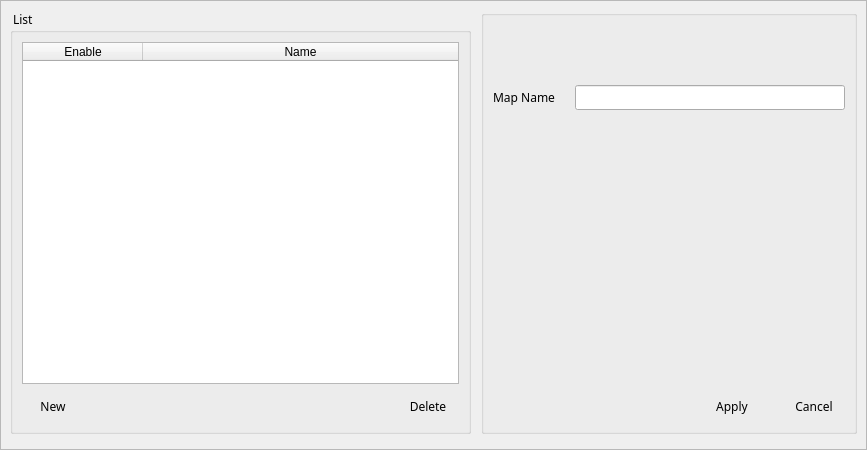
<?xml version="1.0" encoding="UTF-8"?>
<ui version="4.0">
 <class>VidEmapConf</class>
 <widget class="QWidget" name="VidEmapConf">
  <property name="geometry">
   <rect>
    <x>0</x>
    <y>0</y>
    <width>867</width>
    <height>450</height>
   </rect>
  </property>
  <property name="minimumSize">
   <size>
    <width>0</width>
    <height>0</height>
   </size>
  </property>
  <property name="maximumSize">
   <size>
    <width>16777215</width>
    <height>16777215</height>
   </size>
  </property>
  <property name="font">
   <font>
    <family>나눔스퀘어_ac</family>
   </font>
  </property>
  <property name="windowTitle">
   <string>Form</string>
  </property>
  <property name="styleSheet">
   <string notr="true"/>
  </property>
  <layout class="QVBoxLayout" name="verticalLayout_3">
   <property name="spacing">
    <number>0</number>
   </property>
   <property name="leftMargin">
    <number>0</number>
   </property>
   <property name="topMargin">
    <number>0</number>
   </property>
   <property name="rightMargin">
    <number>0</number>
   </property>
   <property name="bottomMargin">
    <number>0</number>
   </property>
   <item>
    <widget class="QScrollArea" name="scrollArea">
     <property name="widgetResizable">
      <bool>true</bool>
     </property>
     <widget class="QWidget" name="scrollAreaWidgetContents">
      <property name="geometry">
       <rect>
        <x>0</x>
        <y>0</y>
        <width>865</width>
        <height>448</height>
       </rect>
      </property>
      <layout class="QVBoxLayout" name="verticalLayout_4">
       <item>
        <layout class="QHBoxLayout" name="horizontalLayout">
         <property name="spacing">
          <number>10</number>
         </property>
         <item>
          <widget class="QGroupBox" name="groupBox">
           <property name="title">
            <string> List</string>
           </property>
           <layout class="QVBoxLayout" name="verticalLayout_2">
            <item>
             <widget class="QTableWidget" name="tableWidget">
              <property name="layoutDirection">
               <enum>Qt::LeftToRight</enum>
              </property>
              <property name="sizeAdjustPolicy">
               <enum>QAbstractScrollArea::AdjustToContents</enum>
              </property>
              <property name="editTriggers">
               <set>QAbstractItemView::NoEditTriggers</set>
              </property>
              <property name="selectionMode">
               <enum>QAbstractItemView::SingleSelection</enum>
              </property>
              <property name="selectionBehavior">
               <enum>QAbstractItemView::SelectRows</enum>
              </property>
              <property name="textElideMode">
               <enum>Qt::ElideMiddle</enum>
              </property>
              <property name="verticalScrollMode">
               <enum>QAbstractItemView::ScrollPerItem</enum>
              </property>
              <property name="horizontalScrollMode">
               <enum>QAbstractItemView::ScrollPerItem</enum>
              </property>
              <property name="gridStyle">
               <enum>Qt::SolidLine</enum>
              </property>
              <property name="sortingEnabled">
               <bool>false</bool>
              </property>
              <property name="wordWrap">
               <bool>false</bool>
              </property>
              <property name="cornerButtonEnabled">
               <bool>false</bool>
              </property>
              <property name="columnCount">
               <number>2</number>
              </property>
              <attribute name="horizontalHeaderVisible">
               <bool>true</bool>
              </attribute>
              <attribute name="horizontalHeaderCascadingSectionResizes">
               <bool>false</bool>
              </attribute>
              <attribute name="horizontalHeaderDefaultSectionSize">
               <number>120</number>
              </attribute>
              <attribute name="horizontalHeaderHighlightSections">
               <bool>true</bool>
              </attribute>
              <attribute name="horizontalHeaderMinimumSectionSize">
               <number>50</number>
              </attribute>
              <attribute name="horizontalHeaderStretchLastSection">
               <bool>true</bool>
              </attribute>
              <attribute name="verticalHeaderVisible">
               <bool>true</bool>
              </attribute>
              <attribute name="verticalHeaderHighlightSections">
               <bool>true</bool>
              </attribute>
              <attribute name="verticalHeaderStretchLastSection">
               <bool>false</bool>
              </attribute>
              <column>
               <property name="text">
                <string>Enable</string>
               </property>
              </column>
              <column>
               <property name="text">
                <string>Name</string>
               </property>
              </column>
             </widget>
            </item>
            <item>
             <layout class="QGridLayout" name="gridLayout_3">
              <property name="horizontalSpacing">
               <number>20</number>
              </property>
              <property name="verticalSpacing">
               <number>0</number>
              </property>
              <item row="0" column="3">
               <widget class="QPushButton" name="pbDelete">
                <property name="minimumSize">
                 <size>
                  <width>62</width>
                  <height>32</height>
                 </size>
                </property>
                <property name="maximumSize">
                 <size>
                  <width>62</width>
                  <height>32</height>
                 </size>
                </property>
                <property name="font">
                 <font>
                  <family>나눔스퀘어_ac</family>
                 </font>
                </property>
                <property name="styleSheet">
                 <string notr="true">QPushButton { 
background-image: url(:/action/resources/button.png);}
QPushButton:hover {
background-image: url(:/action/resources/buttonhover.png);}
QPushButton:pressed {
background-image: url(:/action/resources/buttonpress.png);}</string>
                </property>
                <property name="text">
                 <string>Delete</string>
                </property>
                <property name="iconSize">
                 <size>
                  <width>0</width>
                  <height>0</height>
                 </size>
                </property>
                <property name="flat">
                 <bool>true</bool>
                </property>
               </widget>
              </item>
              <item row="0" column="1">
               <widget class="QPushButton" name="pbNew">
                <property name="minimumSize">
                 <size>
                  <width>62</width>
                  <height>32</height>
                 </size>
                </property>
                <property name="maximumSize">
                 <size>
                  <width>62</width>
                  <height>32</height>
                 </size>
                </property>
                <property name="font">
                 <font>
                  <family>나눔스퀘어_ac</family>
                 </font>
                </property>
                <property name="styleSheet">
                 <string notr="true">QPushButton { 
background-image: url(:/action/resources/button.png);}
QPushButton:hover {
background-image: url(:/action/resources/buttonhover.png);}
QPushButton:pressed {
background-image: url(:/action/resources/buttonpress.png);}</string>
                </property>
                <property name="text">
                 <string>New</string>
                </property>
                <property name="iconSize">
                 <size>
                  <width>0</width>
                  <height>0</height>
                 </size>
                </property>
                <property name="flat">
                 <bool>true</bool>
                </property>
               </widget>
              </item>
              <item row="0" column="2">
               <spacer name="horizontalSpacer_3">
                <property name="orientation">
                 <enum>Qt::Horizontal</enum>
                </property>
                <property name="sizeHint" stdset="0">
                 <size>
                  <width>40</width>
                  <height>20</height>
                 </size>
                </property>
               </spacer>
              </item>
             </layout>
            </item>
           </layout>
          </widget>
         </item>
         <item>
          <widget class="QGroupBox" name="groupBox_2">
           <property name="title">
            <string/>
           </property>
           <layout class="QVBoxLayout" name="verticalLayout">
            <item>
             <layout class="QGridLayout" name="gridLayout">
              <property name="topMargin">
               <number>60</number>
              </property>
              <property name="horizontalSpacing">
               <number>20</number>
              </property>
              <property name="verticalSpacing">
               <number>15</number>
              </property>
              <item row="3" column="0">
               <widget class="QLabel" name="labelName">
                <property name="text">
                 <string>Map Name</string>
                </property>
                <property name="alignment">
                 <set>Qt::AlignRight|Qt::AlignTrailing|Qt::AlignVCenter</set>
                </property>
               </widget>
              </item>
              <item row="3" column="1">
               <widget class="QLineEdit" name="lineEditName">
                <property name="maximumSize">
                 <size>
                  <width>300</width>
                  <height>16777215</height>
                 </size>
                </property>
               </widget>
              </item>
             </layout>
            </item>
            <item>
             <spacer name="verticalSpacer">
              <property name="orientation">
               <enum>Qt::Vertical</enum>
              </property>
              <property name="sizeHint" stdset="0">
               <size>
                <width>20</width>
                <height>40</height>
               </size>
              </property>
             </spacer>
            </item>
            <item>
             <layout class="QGridLayout" name="gridLayout_2">
              <property name="horizontalSpacing">
               <number>20</number>
              </property>
              <property name="verticalSpacing">
               <number>0</number>
              </property>
              <item row="0" column="2">
               <widget class="QPushButton" name="pbCancel">
                <property name="minimumSize">
                 <size>
                  <width>62</width>
                  <height>32</height>
                 </size>
                </property>
                <property name="maximumSize">
                 <size>
                  <width>62</width>
                  <height>32</height>
                 </size>
                </property>
                <property name="font">
                 <font>
                  <family>나눔스퀘어_ac</family>
                 </font>
                </property>
                <property name="styleSheet">
                 <string notr="true">QPushButton { 
background-image: url(:/action/resources/button.png);}
QPushButton:hover {
background-image: url(:/action/resources/buttonhover.png);}
QPushButton:pressed {
background-image: url(:/action/resources/buttonpress.png);}</string>
                </property>
                <property name="text">
                 <string>Cancel</string>
                </property>
                <property name="iconSize">
                 <size>
                  <width>0</width>
                  <height>0</height>
                 </size>
                </property>
                <property name="flat">
                 <bool>true</bool>
                </property>
               </widget>
              </item>
              <item row="0" column="1">
               <widget class="QPushButton" name="pbApply">
                <property name="minimumSize">
                 <size>
                  <width>62</width>
                  <height>32</height>
                 </size>
                </property>
                <property name="maximumSize">
                 <size>
                  <width>62</width>
                  <height>32</height>
                 </size>
                </property>
                <property name="font">
                 <font>
                  <family>나눔스퀘어_ac</family>
                 </font>
                </property>
                <property name="styleSheet">
                 <string notr="true">QPushButton { 
background-image: url(:/action/resources/button.png);}
QPushButton:hover {
background-image: url(:/action/resources/buttonhover.png);}
QPushButton:pressed {
background-image: url(:/action/resources/buttonpress.png);}</string>
                </property>
                <property name="text">
                 <string>Apply</string>
                </property>
                <property name="iconSize">
                 <size>
                  <width>0</width>
                  <height>0</height>
                 </size>
                </property>
                <property name="flat">
                 <bool>true</bool>
                </property>
               </widget>
              </item>
              <item row="0" column="0">
               <spacer name="horizontalSpacer_2">
                <property name="orientation">
                 <enum>Qt::Horizontal</enum>
                </property>
                <property name="sizeHint" stdset="0">
                 <size>
                  <width>40</width>
                  <height>20</height>
                 </size>
                </property>
               </spacer>
              </item>
             </layout>
            </item>
           </layout>
          </widget>
         </item>
        </layout>
       </item>
       <item>
        <widget class="QWidget" name="Search" native="true"/>
       </item>
      </layout>
     </widget>
    </widget>
   </item>
  </layout>
 </widget>
 <resources>
  <include location="../../main/vscmainwindows.qrc"/>
 </resources>
 <connections/>
</ui>
